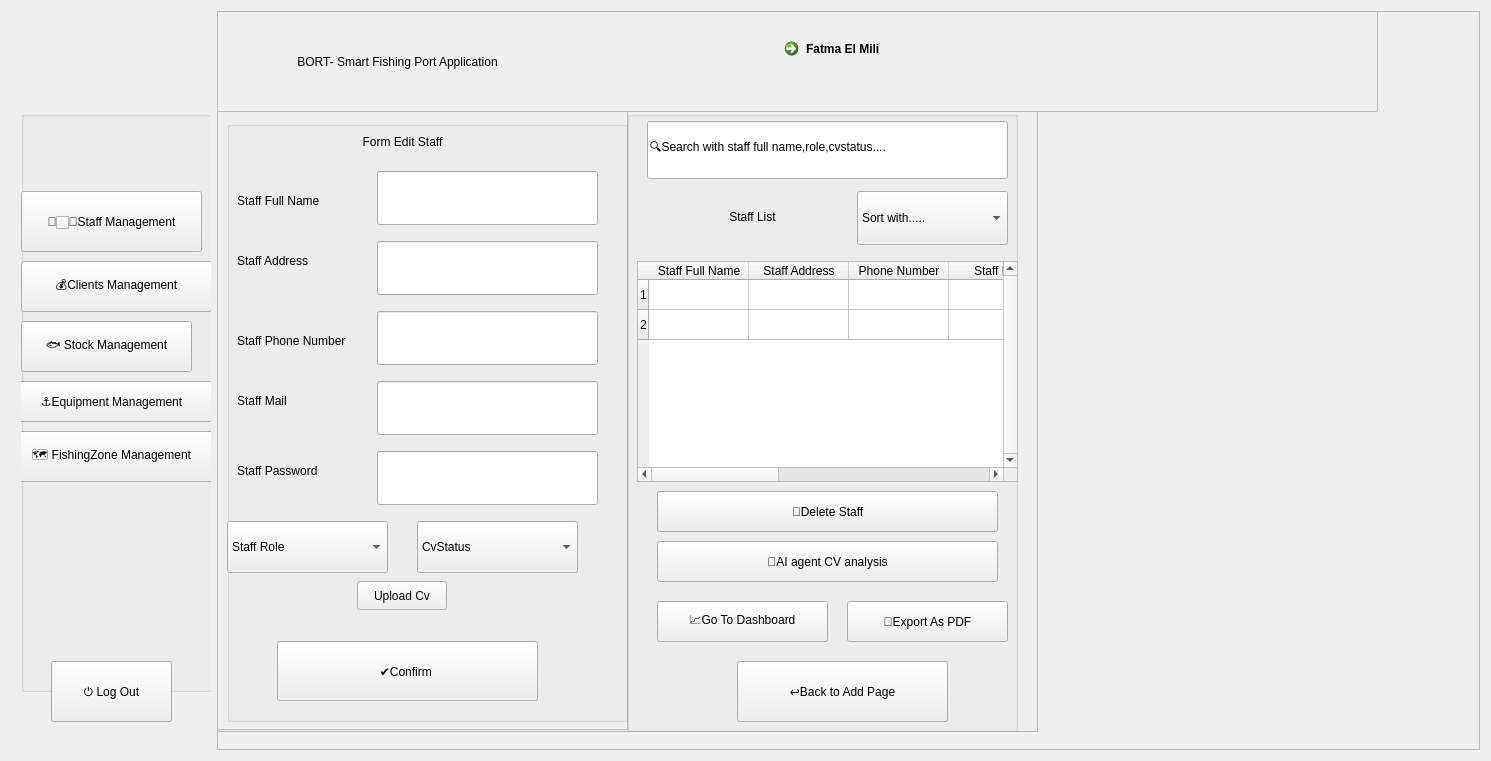
     <widget class="QWidget" name="layoutWidget_2">
      <property name="geometry">
       <rect>
        <x>0</x>
        <y>-10</y>
        <width>1491</width>
        <height>761</height>
       </rect>
      </property>
      <layout class="QHBoxLayout" name="horizontalLayout_4">
       <item>
        <widget class="QFrame" name="sidebarMenu_U">
         <property name="minimumSize">
          <size>
           <width>200</width>
           <height>0</height>
          </size>
         </property>
         <property name="maximumSize">
          <size>
           <width>200</width>
           <height>16777215</height>
          </size>
         </property>
         <property name="frameShape">
          <enum>QFrame::Shape::NoFrame</enum>
         </property>
         <property name="frameShadow">
          <enum>QFrame::Shadow::Raised</enum>
         </property>
         <widget class="QGroupBox" name="groupBox_U">
          <property name="geometry">
           <rect>
            <x>10</x>
            <y>100</y>
            <width>200</width>
            <height>581</height>
           </rect>
          </property>
          <property name="minimumSize">
           <size>
            <width>200</width>
            <height>0</height>
           </size>
          </property>
          <property name="maximumSize">
           <size>
            <width>200</width>
            <height>16777215</height>
           </size>
          </property>
          <property name="title">
           <string/>
          </property>
          <widget class="QPushButton" name="staffmanagementBTN_U">
           <property name="geometry">
            <rect>
             <x>0</x>
             <y>80</y>
             <width>181</width>
             <height>61</height>
            </rect>
           </property>
           <property name="text">
            <string>👩🏻‍💼Staff Management</string>
           </property>
           <property name="active" stdset="0">
            <bool>true</bool>
           </property>
          </widget>
          <widget class="QPushButton" name="clientsmanagementBTN_U">
           <property name="geometry">
            <rect>
             <x>0</x>
             <y>150</y>
             <width>191</width>
             <height>51</height>
            </rect>
           </property>
           <property name="text">
            <string>💰Clients Management</string>
           </property>
          </widget>
          <widget class="QPushButton" name="stockmanagementBTN_U">
           <property name="geometry">
            <rect>
             <x>0</x>
             <y>210</y>
             <width>171</width>
             <height>51</height>
            </rect>
           </property>
           <property name="text">
            <string>🐟 Stock Management</string>
           </property>
          </widget>
          <widget class="QPushButton" name="fishingzonemanagementBTN_U">
           <property name="geometry">
            <rect>
             <x>-20</x>
             <y>320</y>
             <width>221</width>
             <height>51</height>
            </rect>
           </property>
           <property name="text">
            <string>🗺️ FishingZone Management</string>
           </property>
          </widget>
          <widget class="QPushButton" name="equipmentmanagementBTN_U">
           <property name="geometry">
            <rect>
             <x>-10</x>
             <y>270</y>
             <width>201</width>
             <height>41</height>
            </rect>
           </property>
           <property name="text">
            <string>⚓Equipment Management</string>
           </property>
          </widget>
         </widget>
         <widget class="QLabel" name="logoheader_U">
          <property name="geometry">
           <rect>
            <x>0</x>
            <y>10</y>
            <width>181</width>
            <height>151</height>
           </rect>
          </property>
          <property name="text">
           <string/>
          </property>
          <property name="pixmap">
           <pixmap resource="Ressources.qrc">:/Images/logoHeader1.png</pixmap>
          </property>
         </widget>
         <widget class="QPushButton" name="logOutBTN_U">
          <property name="geometry">
           <rect>
            <x>40</x>
            <y>650</y>
            <width>121</width>
            <height>61</height>
           </rect>
          </property>
          <property name="text">
           <string>⏻ Log Out</string>
          </property>
         </widget>
        </widget>
       </item>
       <item>
        <widget class="QFrame" name="contenumain_U">
         <property name="frameShape">
          <enum>QFrame::Shape::StyledPanel</enum>
         </property>
         <property name="frameShadow">
          <enum>QFrame::Shadow::Raised</enum>
         </property>
         <property name="active" stdset="0">
          <bool>true</bool>
         </property>
         <widget class="QWidget" name="verticalLayoutWidget_4">
          <property name="geometry">
           <rect>
            <x>-270</x>
            <y>0</y>
            <width>1431</width>
            <height>101</height>
           </rect>
          </property>
          <layout class="QVBoxLayout" name="verticalLayout_5">
           <item>
            <widget class="QFrame" name="header_U">
             <property name="frameShape">
              <enum>QFrame::Shape::StyledPanel</enum>
             </property>
             <property name="frameShadow">
              <enum>QFrame::Shadow::Raised</enum>
             </property>
             <widget class="QLabel" name="titreHeader_U">
              <property name="geometry">
               <rect>
                <x>220</x>
                <y>20</y>
                <width>461</width>
                <height>61</height>
               </rect>
              </property>
              <property name="text">
               <string>BORT- Smart Fishing Port Application</string>
              </property>
              <property name="alignment">
               <set>Qt::AlignmentFlag::AlignCenter</set>
              </property>
             </widget>
             <widget class="QCommandLinkButton" name="userprofiledetails_U">
              <property name="geometry">
               <rect>
                <x>830</x>
                <y>20</y>
                <width>211</width>
                <height>51</height>
               </rect>
              </property>
              <property name="text">
               <string>Fatma El Mili</string>
              </property>
             </widget>
             <widget class="QLabel" name="avatar_U">
              <property name="geometry">
               <rect>
                <x>990</x>
                <y>20</y>
                <width>46</width>
                <height>46</height>
               </rect>
              </property>
              <property name="text">
               <string/>
              </property>
              <property name="pixmap">
               <pixmap resource="Ressources.qrc">:/Images/avatar.png</pixmap>
              </property>
             </widget>
            </widget>
           </item>
          </layout>
         </widget>
         <widget class="QWidget" name="layoutWidget_3">
          <property name="geometry">
           <rect>
            <x>-10</x>
            <y>100</y>
            <width>831</width>
            <height>621</height>
           </rect>
          </property>
          <layout class="QHBoxLayout" name="horizontalLayout_5">
           <item>
            <widget class="QFrame" name="liststaff_U">
             <property name="frameShape">
              <enum>QFrame::Shape::StyledPanel</enum>
             </property>
             <property name="frameShadow">
              <enum>QFrame::Shadow::Raised</enum>
             </property>
             <widget class="QFrame" name="formAddStaff_U">
              <property name="geometry">
               <rect>
                <x>10</x>
                <y>0</y>
                <width>411</width>
                <height>619</height>
               </rect>
              </property>
              <property name="frameShape">
               <enum>QFrame::Shape::StyledPanel</enum>
              </property>
              <property name="frameShadow">
               <enum>QFrame::Shadow::Raised</enum>
              </property>
              <widget class="QGroupBox" name="formcontdd_U">
               <property name="geometry">
                <rect>
                 <x>10</x>
                 <y>10</y>
                 <width>401</width>
                 <height>601</height>
                </rect>
               </property>
               <property name="title">
                <string/>
               </property>
               <widget class="QLabel" name="labeladdstaff_U">
                <property name="geometry">
                 <rect>
                  <x>100</x>
                  <y>0</y>
                  <width>151</width>
                  <height>41</height>
                 </rect>
                </property>
                <property name="text">
                 <string>Form Edit Staff</string>
                </property>
                <property name="alignment">
                 <set>Qt::AlignmentFlag::AlignCenter</set>
                </property>
               </widget>
               <widget class="QComboBox" name="role_U">
                <property name="geometry">
                 <rect>
                  <x>0</x>
                  <y>400</y>
                  <width>161</width>
                  <height>52</height>
                 </rect>
                </property>
                <item>
                 <property name="text">
                  <string>Staff Role</string>
                 </property>
                </item>
                <item>
                 <property name="text">
                  <string>Admin</string>
                 </property>
                </item>
                <item>
                 <property name="text">
                  <string>An accountant</string>
                 </property>
                </item>
                <item>
                 <property name="text">
                  <string>Human resource</string>
                 </property>
                </item>
                <item>
                 <property name="text">
                  <string>Regulatory manager</string>
                 </property>
                </item>
                <item>
                 <property name="text">
                  <string>Fisherman</string>
                 </property>
                </item>
                <item>
                 <property name="text">
                  <string>Security</string>
                 </property>
                </item>
                <item>
                 <property name="text">
                  <string/>
                 </property>
                </item>
               </widget>
               <widget class="QLabel" name="staffnamelabel_U">
                <property name="geometry">
                 <rect>
                  <x>10</x>
                  <y>70</y>
                  <width>131</width>
                  <height>20</height>
                 </rect>
                </property>
                <property name="text">
                 <string>Staff Full Name</string>
                </property>
               </widget>
               <widget class="QLineEdit" name="staffnameedit_U">
                <property name="geometry">
                 <rect>
                  <x>150</x>
                  <y>50</y>
                  <width>221</width>
                  <height>54</height>
                 </rect>
                </property>
               </widget>
               <widget class="QLabel" name="staffaddresslabel_U">
                <property name="geometry">
                 <rect>
                  <x>10</x>
                  <y>130</y>
                  <width>111</width>
                  <height>20</height>
                 </rect>
                </property>
                <property name="text">
                 <string>Staff Address</string>
                </property>
               </widget>
               <widget class="QLineEdit" name="staffaddressedit_U">
                <property name="geometry">
                 <rect>
                  <x>150</x>
                  <y>120</y>
                  <width>221</width>
                  <height>54</height>
                 </rect>
                </property>
               </widget>
               <widget class="QLabel" name="tellabel_U">
                <property name="geometry">
                 <rect>
                  <x>10</x>
                  <y>210</y>
                  <width>141</width>
                  <height>20</height>
                 </rect>
                </property>
                <property name="text">
                 <string>Staff Phone Number</string>
                </property>
               </widget>
               <widget class="QLineEdit" name="teledit_U">
                <property name="geometry">
                 <rect>
                  <x>150</x>
                  <y>190</y>
                  <width>221</width>
                  <height>54</height>
                 </rect>
                </property>
               </widget>
               <widget class="QLabel" name="maillabel_U">
                <property name="geometry">
                 <rect>
                  <x>10</x>
                  <y>270</y>
                  <width>151</width>
                  <height>20</height>
                 </rect>
                </property>
                <property name="text">
                 <string>Staff Mail</string>
                </property>
               </widget>
               <widget class="QLineEdit" name="mailedit_U">
                <property name="geometry">
                 <rect>
                  <x>150</x>
                  <y>260</y>
                  <width>221</width>
                  <height>54</height>
                 </rect>
                </property>
               </widget>
               <widget class="QComboBox" name="cvstat_U">
                <property name="geometry">
                 <rect>
                  <x>190</x>
                  <y>400</y>
                  <width>161</width>
                  <height>52</height>
                 </rect>
                </property>
                <item>
                 <property name="text">
                  <string>CvStatus</string>
                 </property>
                </item>
                <item>
                 <property name="text">
                  <string>Rejected
Accepted
Pending</string>
                 </property>
                </item>
                <item>
                 <property name="text">
                  <string/>
                 </property>
                </item>
                <item>
                 <property name="text">
                  <string/>
                 </property>
                </item>
                <item>
                 <property name="text">
                  <string/>
                 </property>
                </item>
                <item>
                 <property name="text">
                  <string/>
                 </property>
                </item>
                <item>
                 <property name="text">
                  <string/>
                 </property>
                </item>
                <item>
                 <property name="text">
                  <string/>
                 </property>
                </item>
               </widget>
               <widget class="QLabel" name="passlab_U">
                <property name="geometry">
                 <rect>
                  <x>10</x>
                  <y>340</y>
                  <width>141</width>
                  <height>20</height>
                 </rect>
                </property>
                <property name="text">
                 <string>Staff Password</string>
                </property>
               </widget>
               <widget class="QLineEdit" name="passlab_U_2">
                <property name="geometry">
                 <rect>
                  <x>150</x>
                  <y>330</y>
                  <width>221</width>
                  <height>54</height>
                 </rect>
                </property>
               </widget>
               <widget class="QPushButton" name="ubploacvbtn_U">
                <property name="geometry">
                 <rect>
                  <x>130</x>
                  <y>460</y>
                  <width>90</width>
                  <height>29</height>
                 </rect>
                </property>
                <property name="text">
                 <string>Upload Cv</string>
                </property>
               </widget>
               <widget class="QPushButton" name="addstaffbtn_U">
                <property name="geometry">
                 <rect>
                  <x>50</x>
                  <y>520</y>
                  <width>261</width>
                  <height>60</height>
                 </rect>
                </property>
                <property name="text">
                 <string>✔️Confirm </string>
                </property>
               </widget>
               <widget class="QLabel" name="cvpathEdit_U">
                <property name="geometry">
                 <rect>
                  <x>30</x>
                  <y>490</y>
                  <width>311</width>
                  <height>20</height>
                 </rect>
                </property>
                <property name="text">
                 <string/>
                </property>
                <property name="alignment">
                 <set>Qt::AlignmentFlag::AlignCenter</set>
                </property>
               </widget>
              </widget>
             </widget>
             <widget class="QGroupBox" name="liststaffff_U">
              <property name="geometry">
               <rect>
                <x>420</x>
                <y>0</y>
                <width>391</width>
                <height>621</height>
               </rect>
              </property>
              <property name="title">
               <string/>
              </property>
              <widget class="QLineEdit" name="staffsearchbarre_U">
               <property name="geometry">
                <rect>
                 <x>20</x>
                 <y>10</y>
                 <width>361</width>
                 <height>58</height>
                </rect>
               </property>
               <property name="text">
                <string>🔍Search with staff full name,role,cvstatus....</string>
               </property>
              </widget>
              <widget class="QComboBox" name="sortstaff_U">
               <property name="geometry">
                <rect>
                 <x>230</x>
                 <y>80</y>
                 <width>151</width>
                 <height>54</height>
                </rect>
               </property>
               <item>
                <property name="text">
                 <string>Sort with.....</string>
                </property>
               </item>
               <item>
                <property name="text">
                 <string>Staff Full Name</string>
                </property>
               </item>
               <item>
                <property name="text">
                 <string>Staff Role</string>
                </property>
               </item>
               <item>
                <property name="text">
                 <string>Staff CvStatus</string>
                </property>
               </item>
              </widget>
              <widget class="QLabel" name="stafflistlabel_U">
               <property name="geometry">
                <rect>
                 <x>30</x>
                 <y>80</y>
                 <width>191</width>
                 <height>51</height>
                </rect>
               </property>
               <property name="text">
                <string>Staff List</string>
               </property>
               <property name="alignment">
                <set>Qt::AlignmentFlag::AlignCenter</set>
               </property>
              </widget>
              <widget class="QTableWidget" name="tablestaff_U">
               <property name="geometry">
                <rect>
                 <x>10</x>
                 <y>150</y>
                 <width>381</width>
                 <height>221</height>
                </rect>
               </property>
               <property name="verticalScrollBarPolicy">
                <enum>Qt::ScrollBarPolicy::ScrollBarAlwaysOn</enum>
               </property>
               <property name="horizontalScrollBarPolicy">
                <enum>Qt::ScrollBarPolicy::ScrollBarAlwaysOn</enum>
               </property>
               <property name="rowCount">
                <number>2</number>
               </property>
               <property name="columnCount">
                <number>8</number>
               </property>
               <row/>
               <row/>
               <column>
                <property name="text">
                 <string>Staff Full Name</string>
                </property>
               </column>
               <column>
                <property name="text">
                 <string>Staff Address</string>
                </property>
               </column>
               <column>
                <property name="text">
                 <string>Phone Number</string>
                </property>
               </column>
               <column>
                <property name="text">
                 <string>Staff Mail</string>
                </property>
               </column>
               <column>
                <property name="text">
                 <string>Staff Password</string>
                </property>
               </column>
               <column>
                <property name="text">
                 <string>Staff Role</string>
                </property>
               </column>
               <column>
                <property name="text">
                 <string>Cv Status</string>
                </property>
               </column>
               <column>
                <property name="text">
                 <string>Cv</string>
                </property>
               </column>
              </widget>
              <widget class="QPushButton" name="deletestaffbtn_U">
               <property name="geometry">
                <rect>
                 <x>30</x>
                 <y>380</y>
                 <width>341</width>
                 <height>41</height>
                </rect>
               </property>
               <property name="text">
                <string>🚯Delete Staff</string>
               </property>
              </widget>
              <widget class="QPushButton" name="cvanalysebtn_U">
               <property name="geometry">
                <rect>
                 <x>30</x>
                 <y>430</y>
                 <width>341</width>
                 <height>41</height>
                </rect>
               </property>
               <property name="text">
                <string>🤖AI agent CV analysis</string>
               </property>
              </widget>
              <widget class="QPushButton" name="staticbtn_U">
               <property name="geometry">
                <rect>
                 <x>30</x>
                 <y>490</y>
                 <width>171</width>
                 <height>41</height>
                </rect>
               </property>
               <property name="text">
                <string>📈Go To Dashboard</string>
               </property>
              </widget>
              <widget class="QPushButton" name="exportpdfstaffbtn_U">
               <property name="geometry">
                <rect>
                 <x>220</x>
                 <y>490</y>
                 <width>161</width>
                 <height>41</height>
                </rect>
               </property>
               <property name="text">
                <string>📝Export As PDF</string>
               </property>
              </widget>
              <widget class="QPushButton" name="backWbtn_U">
               <property name="geometry">
                <rect>
                 <x>110</x>
                 <y>550</y>
                 <width>211</width>
                 <height>61</height>
                </rect>
               </property>
               <property name="text">
                <string>↩️Back to Add Page</string>
               </property>
              </widget>
             </widget>
            </widget>
           </item>
          </layout>
         </widget>
        </widget>
       </item>
      </layout>
     </widget>
